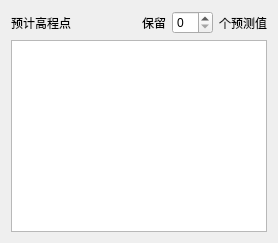
               <widget class="QWidget" name="page_3">
                <layout class="QVBoxLayout" name="verticalLayout_14">
                 <item>
                  <layout class="QHBoxLayout" name="horizontalLayout_9">
                   <item>
                    <widget class="QLabel" name="label_3">
                     <property name="text">
                      <string>预计高程点</string>
                     </property>
                    </widget>
                   </item>
                   <item>
                    <spacer name="horizontalSpacer_4">
                     <property name="orientation">
                      <enum>Qt::Horizontal</enum>
                     </property>
                     <property name="sizeHint" stdset="0">
                      <size>
                       <width>40</width>
                       <height>20</height>
                      </size>
                     </property>
                    </spacer>
                   </item>
                   <item>
                    <widget class="QLabel" name="label_4">
                     <property name="text">
                      <string>保留</string>
                     </property>
                    </widget>
                   </item>
                   <item>
                    <widget class="QSpinBox" name="spinBox"/>
                   </item>
                   <item>
                    <widget class="QLabel" name="label_5">
                     <property name="text">
                      <string>个预测值</string>
                     </property>
                    </widget>
                   </item>
                  </layout>
                 </item>
                 <item>
                  <widget class="QListView" name="listView"/>
                 </item>
                </layout>
               </widget>
